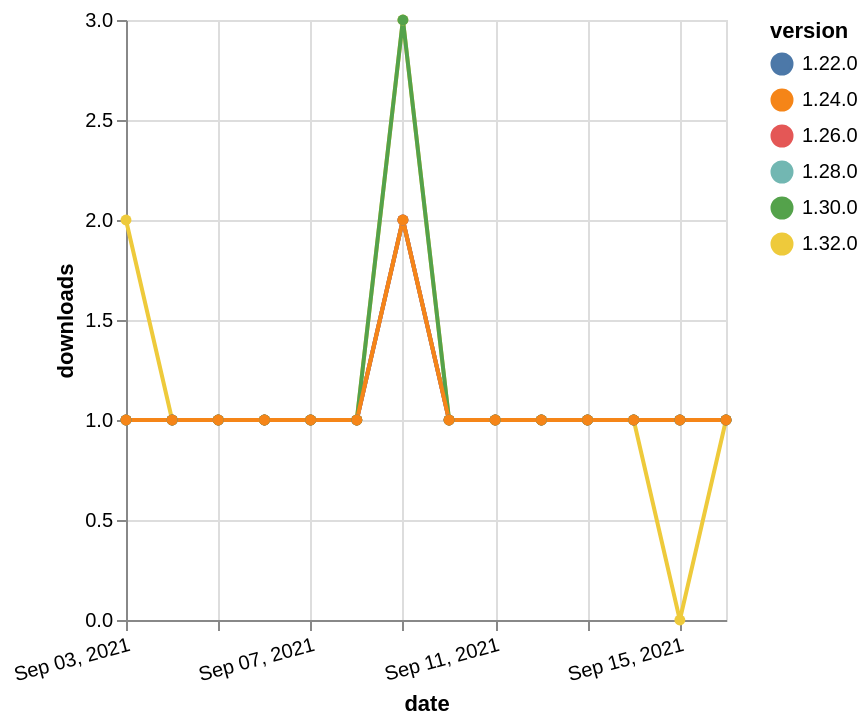

Source (Vega-Lite JSON):
### Vega-Lite specification from a JSON file in a GitHub repository (floating-point values rounded to 4 significant figures)
{"$schema": "https://vega.github.io/schema/vega-lite/v5.json", "description": "A simple bar chart with embedded data.", "data": {"values": [{"date": "2021-09-03", "total": 127, "delta": 2, "version": "1.32.0"}, {"date": "2021-09-04", "total": 128, "delta": 1, "version": "1.32.0"}, {"date": "2021-09-05", "total": 129, "delta": 1, "version": "1.32.0"}, {"date": "2021-09-06", "total": 130, "delta": 1, "version": "1.32.0"}, {"date": "2021-09-07", "total": 131, "delta": 1, "version": "1.32.0"}, {"date": "2021-09-08", "total": 132, "delta": 1, "version": "1.32.0"}, {"date": "2021-09-09", "total": 135, "delta": 3, "version": "1.32.0"}, {"date": "2021-09-10", "total": 136, "delta": 1, "version": "1.32.0"}, {"date": "2021-09-11", "total": 137, "delta": 1, "version": "1.32.0"}, {"date": "2021-09-12", "total": 138, "delta": 1, "version": "1.32.0"}, {"date": "2021-09-13", "total": 139, "delta": 1, "version": "1.32.0"}, {"date": "2021-09-14", "total": 140, "delta": 1, "version": "1.32.0"}, {"date": "2021-09-15", "total": 140, "delta": 0, "version": "1.32.0"}, {"date": "2021-09-16", "total": 141, "delta": 1, "version": "1.32.0"}, {"date": "2021-09-03", "total": 239, "delta": 1, "version": "1.22.0"}, {"date": "2021-09-04", "total": 240, "delta": 1, "version": "1.22.0"}, {"date": "2021-09-05", "total": 241, "delta": 1, "version": "1.22.0"}, {"date": "2021-09-06", "total": 242, "delta": 1, "version": "1.22.0"}, {"date": "2021-09-07", "total": 243, "delta": 1, "version": "1.22.0"}, {"date": "2021-09-08", "total": 244, "delta": 1, "version": "1.22.0"}, {"date": "2021-09-09", "total": 246, "delta": 2, "version": "1.22.0"}, {"date": "2021-09-10", "total": 247, "delta": 1, "version": "1.22.0"}, {"date": "2021-09-11", "total": 248, "delta": 1, "version": "1.22.0"}, {"date": "2021-09-12", "total": 249, "delta": 1, "version": "1.22.0"}, {"date": "2021-09-13", "total": 250, "delta": 1, "version": "1.22.0"}, {"date": "2021-09-14", "total": 251, "delta": 1, "version": "1.22.0"}, {"date": "2021-09-15", "total": 252, "delta": 1, "version": "1.22.0"}, {"date": "2021-09-16", "total": 253, "delta": 1, "version": "1.22.0"}, {"date": "2021-09-03", "total": 166, "delta": 1, "version": "1.28.0"}, {"date": "2021-09-04", "total": 167, "delta": 1, "version": "1.28.0"}, {"date": "2021-09-05", "total": 168, "delta": 1, "version": "1.28.0"}, {"date": "2021-09-06", "total": 169, "delta": 1, "version": "1.28.0"}, {"date": "2021-09-07", "total": 170, "delta": 1, "version": "1.28.0"}, {"date": "2021-09-08", "total": 171, "delta": 1, "version": "1.28.0"}, {"date": "2021-09-09", "total": 173, "delta": 2, "version": "1.28.0"}, {"date": "2021-09-10", "total": 174, "delta": 1, "version": "1.28.0"}, {"date": "2021-09-11", "total": 175, "delta": 1, "version": "1.28.0"}, {"date": "2021-09-12", "total": 176, "delta": 1, "version": "1.28.0"}, {"date": "2021-09-13", "total": 177, "delta": 1, "version": "1.28.0"}, {"date": "2021-09-14", "total": 178, "delta": 1, "version": "1.28.0"}, {"date": "2021-09-15", "total": 179, "delta": 1, "version": "1.28.0"}, {"date": "2021-09-16", "total": 180, "delta": 1, "version": "1.28.0"}, {"date": "2021-09-03", "total": 180, "delta": 1, "version": "1.26.0"}, {"date": "2021-09-04", "total": 181, "delta": 1, "version": "1.26.0"}, {"date": "2021-09-05", "total": 182, "delta": 1, "version": "1.26.0"}, {"date": "2021-09-06", "total": 183, "delta": 1, "version": "1.26.0"}, {"date": "2021-09-07", "total": 184, "delta": 1, "version": "1.26.0"}, {"date": "2021-09-08", "total": 185, "delta": 1, "version": "1.26.0"}, {"date": "2021-09-09", "total": 187, "delta": 2, "version": "1.26.0"}, {"date": "2021-09-10", "total": 188, "delta": 1, "version": "1.26.0"}, {"date": "2021-09-11", "total": 189, "delta": 1, "version": "1.26.0"}, {"date": "2021-09-12", "total": 190, "delta": 1, "version": "1.26.0"}, {"date": "2021-09-13", "total": 191, "delta": 1, "version": "1.26.0"}, {"date": "2021-09-14", "total": 192, "delta": 1, "version": "1.26.0"}, {"date": "2021-09-15", "total": 193, "delta": 1, "version": "1.26.0"}, {"date": "2021-09-16", "total": 194, "delta": 1, "version": "1.26.0"}, {"date": "2021-09-03", "total": 199, "delta": 1, "version": "1.30.0"}, {"date": "2021-09-04", "total": 200, "delta": 1, "version": "1.30.0"}, {"date": "2021-09-05", "total": 201, "delta": 1, "version": "1.30.0"}, {"date": "2021-09-06", "total": 202, "delta": 1, "version": "1.30.0"}, {"date": "2021-09-07", "total": 203, "delta": 1, "version": "1.30.0"}, {"date": "2021-09-08", "total": 204, "delta": 1, "version": "1.30.0"}, {"date": "2021-09-09", "total": 207, "delta": 3, "version": "1.30.0"}, {"date": "2021-09-10", "total": 208, "delta": 1, "version": "1.30.0"}, {"date": "2021-09-11", "total": 209, "delta": 1, "version": "1.30.0"}, {"date": "2021-09-12", "total": 210, "delta": 1, "version": "1.30.0"}, {"date": "2021-09-13", "total": 211, "delta": 1, "version": "1.30.0"}, {"date": "2021-09-14", "total": 212, "delta": 1, "version": "1.30.0"}, {"date": "2021-09-15", "total": 213, "delta": 1, "version": "1.30.0"}, {"date": "2021-09-16", "total": 214, "delta": 1, "version": "1.30.0"}, {"date": "2021-09-03", "total": 194, "delta": 1, "version": "1.24.0"}, {"date": "2021-09-04", "total": 195, "delta": 1, "version": "1.24.0"}, {"date": "2021-09-05", "total": 196, "delta": 1, "version": "1.24.0"}, {"date": "2021-09-06", "total": 197, "delta": 1, "version": "1.24.0"}, {"date": "2021-09-07", "total": 198, "delta": 1, "version": "1.24.0"}, {"date": "2021-09-08", "total": 199, "delta": 1, "version": "1.24.0"}, {"date": "2021-09-09", "total": 201, "delta": 2, "version": "1.24.0"}, {"date": "2021-09-10", "total": 202, "delta": 1, "version": "1.24.0"}, {"date": "2021-09-11", "total": 203, "delta": 1, "version": "1.24.0"}, {"date": "2021-09-12", "total": 204, "delta": 1, "version": "1.24.0"}, {"date": "2021-09-13", "total": 205, "delta": 1, "version": "1.24.0"}, {"date": "2021-09-14", "total": 206, "delta": 1, "version": "1.24.0"}, {"date": "2021-09-15", "total": 207, "delta": 1, "version": "1.24.0"}, {"date": "2021-09-16", "total": 208, "delta": 1, "version": "1.24.0"}]}, "width": "container", "mark": {"type": "line", "point": {"filled": true}}, "encoding": {"x": {"field": "date", "type": "temporal", "timeUnit": "yearmonthdate", "title": "date", "axis": {"labelAngle": -15}}, "y": {"field": "delta", "type": "quantitative", "title": "downloads"}, "color": {"field": "version", "type": "nominal"}, "tooltip": {"field": "delta"}}}
